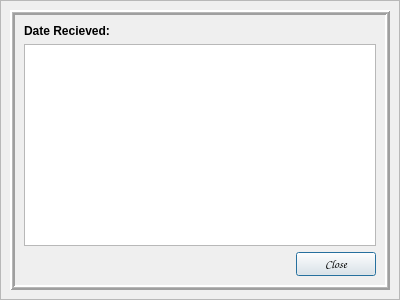
<?xml version="1.0" encoding="UTF-8"?>
<ui version="4.0">
 <class>MedResult</class>
 <widget class="QDialog" name="MedResult">
  <property name="geometry">
   <rect>
    <x>0</x>
    <y>0</y>
    <width>400</width>
    <height>300</height>
   </rect>
  </property>
  <property name="windowTitle">
   <string>Medical Test Result</string>
  </property>
  <layout class="QGridLayout" name="gridLayout">
   <property name="leftMargin">
    <number>0</number>
   </property>
   <property name="topMargin">
    <number>0</number>
   </property>
   <property name="rightMargin">
    <number>0</number>
   </property>
   <property name="bottomMargin">
    <number>0</number>
   </property>
   <property name="spacing">
    <number>0</number>
   </property>
   <item row="0" column="0">
    <widget class="QFrame" name="bgLayer">
     <property name="frameShape">
      <enum>QFrame::StyledPanel</enum>
     </property>
     <property name="frameShadow">
      <enum>QFrame::Raised</enum>
     </property>
     <layout class="QGridLayout" name="gridLayout_2">
      <item row="0" column="0">
       <widget class="QFrame" name="bgframe">
        <property name="frameShape">
         <enum>QFrame::Box</enum>
        </property>
        <property name="frameShadow">
         <enum>QFrame::Raised</enum>
        </property>
        <property name="lineWidth">
         <number>2</number>
        </property>
        <property name="midLineWidth">
         <number>1</number>
        </property>
        <layout class="QVBoxLayout" name="verticalLayout">
         <item>
          <layout class="QHBoxLayout" name="horizontalLayout_2">
           <item>
            <widget class="QLabel" name="label_2">
             <property name="sizePolicy">
              <sizepolicy hsizetype="Fixed" vsizetype="Preferred">
               <horstretch>0</horstretch>
               <verstretch>0</verstretch>
              </sizepolicy>
             </property>
             <property name="font">
              <font>
               <weight>75</weight>
               <bold>true</bold>
              </font>
             </property>
             <property name="text">
              <string>Date Recieved:</string>
             </property>
            </widget>
           </item>
           <item>
            <widget class="QLabel" name="date">
             <property name="autoFillBackground">
              <bool>true</bool>
             </property>
             <property name="text">
              <string/>
             </property>
            </widget>
           </item>
          </layout>
         </item>
         <item>
          <widget class="QTableWidget" name="table"/>
         </item>
         <item>
          <layout class="QHBoxLayout" name="horizontalLayout">
           <item>
            <spacer name="horizontalSpacer">
             <property name="orientation">
              <enum>Qt::Horizontal</enum>
             </property>
             <property name="sizeHint" stdset="0">
              <size>
               <width>40</width>
               <height>20</height>
              </size>
             </property>
            </spacer>
           </item>
           <item>
            <widget class="QPushButton" name="pushButton">
             <property name="font">
              <font>
               <family>Comic Sans MS</family>
              </font>
             </property>
             <property name="cursor">
              <cursorShape>PointingHandCursor</cursorShape>
             </property>
             <property name="toolTip">
              <string>&lt;html&gt;&lt;head/&gt;&lt;body&gt;&lt;p&gt;Click to close result&lt;/p&gt;&lt;/body&gt;&lt;/html&gt;</string>
             </property>
             <property name="text">
              <string>Close</string>
             </property>
            </widget>
           </item>
          </layout>
         </item>
        </layout>
       </widget>
      </item>
     </layout>
    </widget>
   </item>
  </layout>
 </widget>
 <resources/>
 <connections/>
</ui>
